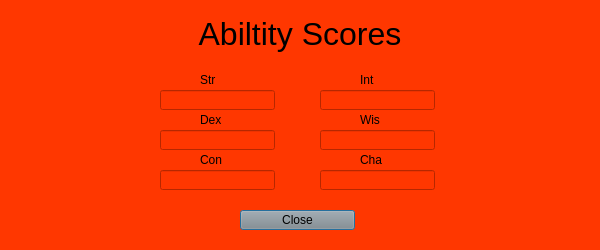
<?xml version="1.0" encoding="UTF-8"?>
<ui version="4.0">
 <class>Info_Monster_Ability_Scores</class>
 <widget class="QDialog" name="Info_Monster_Ability_Scores">
  <property name="geometry">
   <rect>
    <x>0</x>
    <y>0</y>
    <width>600</width>
    <height>250</height>
   </rect>
  </property>
  <property name="windowTitle">
   <string>Ability Scores Info</string>
  </property>
  <property name="styleSheet">
   <string notr="true">background-color: rgba(255, 55, 0, 255);</string>
  </property>
  <widget class="QLineEdit" name="Ability_Scores_Int">
   <property name="geometry">
    <rect>
     <x>320</x>
     <y>90</y>
     <width>115</width>
     <height>20</height>
    </rect>
   </property>
  </widget>
  <widget class="QLabel" name="label_6">
   <property name="geometry">
    <rect>
     <x>360</x>
     <y>110</y>
     <width>40</width>
     <height>20</height>
    </rect>
   </property>
   <property name="text">
    <string>&lt;html&gt;&lt;head/&gt;&lt;body&gt;&lt;p&gt;Wis&lt;/p&gt;&lt;/body&gt;&lt;/html&gt;</string>
   </property>
  </widget>
  <widget class="QLabel" name="Main_Menu_Label">
   <property name="geometry">
    <rect>
     <x>100</x>
     <y>10</y>
     <width>400</width>
     <height>50</height>
    </rect>
   </property>
   <property name="text">
    <string>&lt;html&gt;&lt;head/&gt;&lt;body&gt;&lt;p align=&quot;center&quot;&gt;&lt;span style=&quot; font-size:24pt;&quot;&gt;Abiltity Scores&lt;/span&gt;&lt;/p&gt;&lt;/body&gt;&lt;/html&gt;</string>
   </property>
  </widget>
  <widget class="QLabel" name="label_2">
   <property name="geometry">
    <rect>
     <x>200</x>
     <y>70</y>
     <width>40</width>
     <height>20</height>
    </rect>
   </property>
   <property name="text">
    <string>&lt;html&gt;&lt;head/&gt;&lt;body&gt;&lt;p&gt;Str&lt;/p&gt;&lt;/body&gt;&lt;/html&gt;</string>
   </property>
  </widget>
  <widget class="QPushButton" name="Abilty_Scores_Save_Abilty_Scores_Button">
   <property name="geometry">
    <rect>
     <x>240</x>
     <y>210</y>
     <width>115</width>
     <height>20</height>
    </rect>
   </property>
   <property name="styleSheet">
    <string notr="true">background-color: rgb(140, 140, 140);</string>
   </property>
   <property name="text">
    <string>Close</string>
   </property>
  </widget>
  <widget class="QLineEdit" name="Ability_Scores_Con">
   <property name="geometry">
    <rect>
     <x>160</x>
     <y>170</y>
     <width>115</width>
     <height>20</height>
    </rect>
   </property>
  </widget>
  <widget class="QLineEdit" name="Ability_Scores_Str">
   <property name="geometry">
    <rect>
     <x>160</x>
     <y>90</y>
     <width>115</width>
     <height>20</height>
    </rect>
   </property>
  </widget>
  <widget class="QLabel" name="label_5">
   <property name="geometry">
    <rect>
     <x>360</x>
     <y>70</y>
     <width>40</width>
     <height>20</height>
    </rect>
   </property>
   <property name="text">
    <string>&lt;html&gt;&lt;head/&gt;&lt;body&gt;&lt;p&gt;Int&lt;/p&gt;&lt;/body&gt;&lt;/html&gt;</string>
   </property>
  </widget>
  <widget class="QLineEdit" name="Ability_Scores_Wis">
   <property name="geometry">
    <rect>
     <x>320</x>
     <y>130</y>
     <width>115</width>
     <height>20</height>
    </rect>
   </property>
  </widget>
  <widget class="QLabel" name="label_3">
   <property name="geometry">
    <rect>
     <x>200</x>
     <y>150</y>
     <width>40</width>
     <height>20</height>
    </rect>
   </property>
   <property name="text">
    <string>&lt;html&gt;&lt;head/&gt;&lt;body&gt;&lt;p&gt;Con&lt;/p&gt;&lt;/body&gt;&lt;/html&gt;</string>
   </property>
  </widget>
  <widget class="QLineEdit" name="Ability_Scores_Dex">
   <property name="geometry">
    <rect>
     <x>160</x>
     <y>130</y>
     <width>115</width>
     <height>20</height>
    </rect>
   </property>
  </widget>
  <widget class="QLabel" name="label">
   <property name="geometry">
    <rect>
     <x>200</x>
     <y>110</y>
     <width>40</width>
     <height>20</height>
    </rect>
   </property>
   <property name="text">
    <string>&lt;html&gt;&lt;head/&gt;&lt;body&gt;&lt;p&gt;Dex&lt;/p&gt;&lt;/body&gt;&lt;/html&gt;</string>
   </property>
  </widget>
  <widget class="QLineEdit" name="Ability_Scores_Cha">
   <property name="geometry">
    <rect>
     <x>320</x>
     <y>170</y>
     <width>115</width>
     <height>20</height>
    </rect>
   </property>
  </widget>
  <widget class="QLabel" name="label_7">
   <property name="geometry">
    <rect>
     <x>360</x>
     <y>150</y>
     <width>40</width>
     <height>20</height>
    </rect>
   </property>
   <property name="text">
    <string>&lt;html&gt;&lt;head/&gt;&lt;body&gt;&lt;p&gt;Cha&lt;/p&gt;&lt;/body&gt;&lt;/html&gt;</string>
   </property>
  </widget>
 </widget>
 <resources/>
 <connections/>
</ui>
